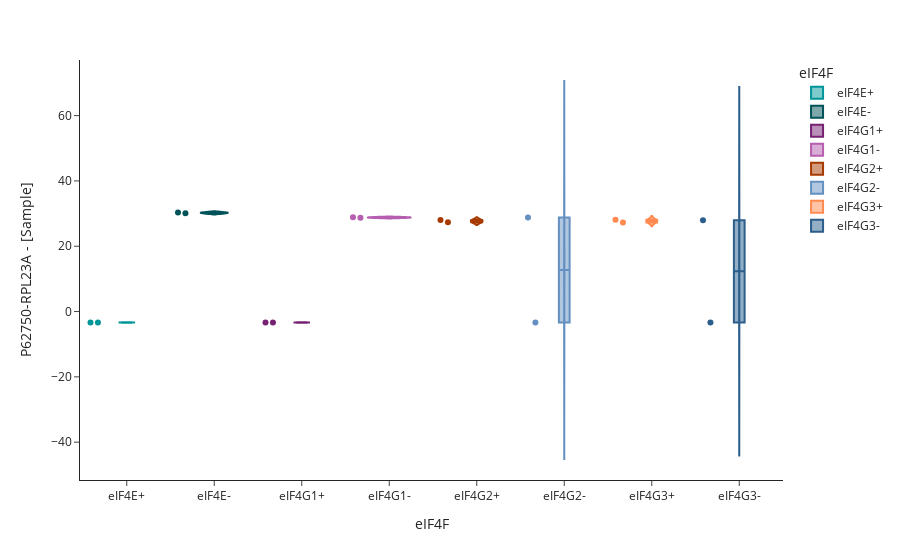
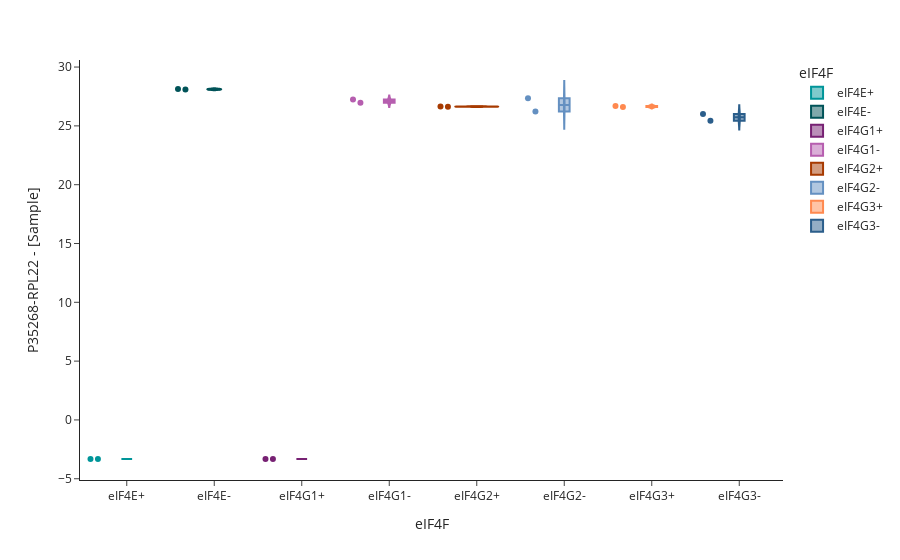
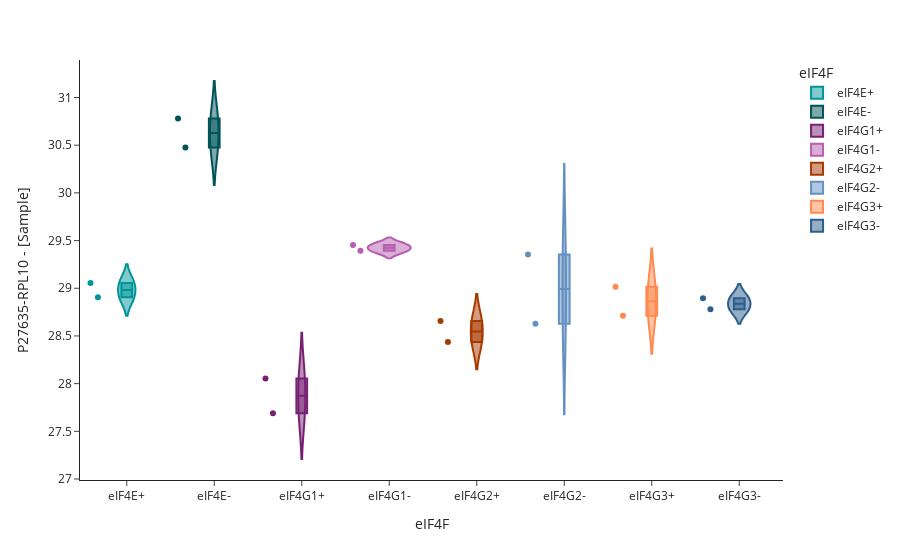
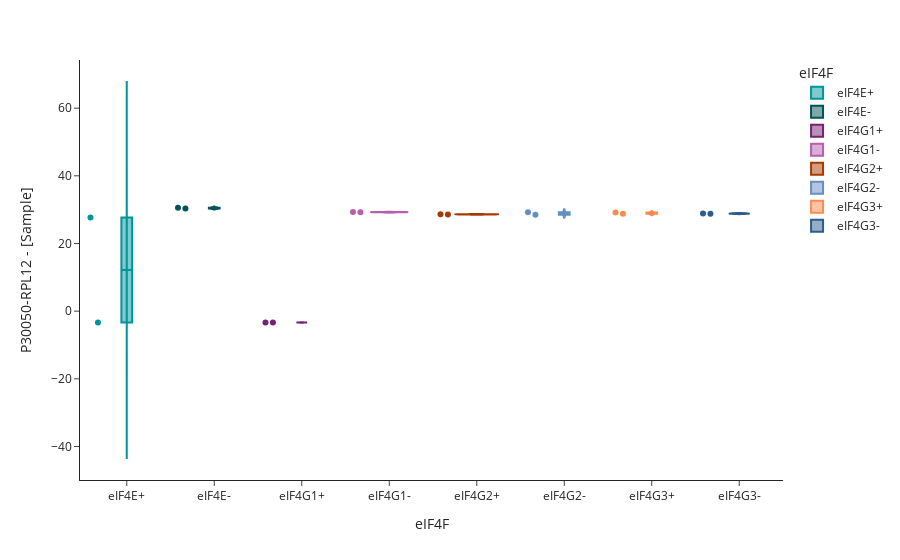

Notebook code for these charts, in order:
### Code cell
for protein in top_list_ribosomal:
    
    plot = df_nsp.plot_intensity(
        method="all",
        protein_id=protein, 
        group="eIF4F", # column in metadata
        subgroups=["eIF4G3-","eIF4G3+","eIF4G2-","eIF4G2+","eIF4G1-","eIF4G1+","eIF4E-","eIF4E+"], # we only want to see T2DM and T2DM+NAFLD
        add_significance=True # add bar with pvalue
        )
    plot.update_layout(plot_bgcolor="white", paper_bgcolor="white", height=400).show()

### Figure 1 — Plotly figure (JSON) as saved in the notebook; plotly's stock layout.template omitted (floating-point values rounded to 4 significant figures)
{"data": [{"alignmentgroup": "True", "box": {"visible": true}, "hovertemplate": "eIF4F=%{x}<br>P62750-RPL23A - [Sample]=%{y}<extra></extra>", "legendgroup": "eIF4E+", "marker": {"color": "#009599"}, "name": "eIF4E+", "offsetgroup": "eIF4E+", "orientation": "v", "points": "all", "scalegroup": "True", "showlegend": true, "type": "violin", "x": ["eIF4E+", "eIF4E+"], "x0": " ", "xaxis": "x", "y": [-3.322, -3.322], "y0": " ", "yaxis": "y"}, {"alignmentgroup": "True", "box": {"visible": true}, "hovertemplate": "eIF4F=%{x}<br>P62750-RPL23A - [Sample]=%{y}<extra></extra>", "legendgroup": "eIF4E-", "marker": {"color": "#005358"}, "name": "eIF4E-", "offsetgroup": "eIF4E-", "orientation": "v", "points": "all", "scalegroup": "True", "showlegend": true, "type": "violin", "x": ["eIF4E-", "eIF4E-"], "x0": " ", "xaxis": "x", "y": [30.37, 30.09], "y0": " ", "yaxis": "y"}, {"alignmentgroup": "True", "box": {"visible": true}, "hovertemplate": "eIF4F=%{x}<br>P62750-RPL23A - [Sample]=%{y}<extra></extra>", "legendgroup": "eIF4G1+", "marker": {"color": "#772173"}, "name": "eIF4G1+", "offsetgroup": "eIF4G1+", "orientation": "v", "points": "all", "scalegroup": "True", "showlegend": true, "type": "violin", "x": ["eIF4G1+", "eIF4G1+"], "x0": " ", "xaxis": "x", "y": [-3.322, -3.322], "y0": " ", "yaxis": "y"}, {"alignmentgroup": "True", "box": {"visible": true}, "hovertemplate": "eIF4F=%{x}<br>P62750-RPL23A - [Sample]=%{y}<extra></extra>", "legendgroup": "eIF4G1-", "marker": {"color": "#B65EAF"}, "name": "eIF4G1-", "offsetgroup": "eIF4G1-", "orientation": "v", "points": "all", "scalegroup": "True", "showlegend": true, "type": "violin", "x": ["eIF4G1-", "eIF4G1-"], "x0": " ", "xaxis": "x", "y": [28.72, 28.9], "y0": " ", "yaxis": "y"}, {"alignmentgroup": "True", "box": {"visible": true}, "hovertemplate": "eIF4F=%{x}<br>P62750-RPL23A - [Sample]=%{y}<extra></extra>", "legendgroup": "eIF4G2+", "marker": {"color": "#A73A00"}, "name": "eIF4G2+", "offsetgroup": "eIF4G2+", "orientation": "v", "points": "all", "scalegroup": "True", "showlegend": true, "type": "violin", "x": ["eIF4G2+", "eIF4G2+"], "x0": " ", "xaxis": "x", "y": [27.37, 28.02], "y0": " ", "yaxis": "y"}, {"alignmentgroup": "True", "box": {"visible": true}, "hovertemplate": "eIF4F=%{x}<br>P62750-RPL23A - [Sample]=%{y}<extra></extra>", "legendgroup": "eIF4G2-", "marker": {"color": "#6490C1"}, "name": "eIF4G2-", "offsetgroup": "eIF4G2-", "orientation": "v", "points": "all", "scalegroup": "True", "showlegend": true, "type": "violin", "x": ["eIF4G2-", "eIF4G2-"], "x0": " ", "xaxis": "x", "y": [-3.322, 28.77], "y0": " ", "yaxis": "y"}, {"alignmentgroup": "True", "box": {"visible": true}, "hovertemplate": "eIF4F=%{x}<br>P62750-RPL23A - [Sample]=%{y}<extra></extra>", "legendgroup": "eIF4G3+", "marker": {"color": "#FF894F"}, "name": "eIF4G3+", "offsetgroup": "eIF4G3+", "orientation": "v", "points": "all", "scalegroup": "True", "showlegend": true, "type": "violin", "x": ["eIF4G3+", "eIF4G3+"], "x0": " ", "xaxis": "x", "y": [28.13, 27.28], "y0": " ", "yaxis": "y"}, {"alignmentgroup": "True", "box": {"visible": true}, "hovertemplate": "eIF4F=%{x}<br>P62750-RPL23A - [Sample]=%{y}<extra></extra>", "legendgroup": "eIF4G3-", "marker": {"color": "#2B5E8B"}, "name": "eIF4G3-", "offsetgroup": "eIF4G3-", "orientation": "v", "points": "all", "scalegroup": "True", "showlegend": true, "type": "violin", "x": ["eIF4G3-", "eIF4G3-"], "x0": " ", "xaxis": "x", "y": [27.96, -3.322], "y0": " ", "yaxis": "y"}], "layout": {"autosize": true, "legend": {"title": {"text": "eIF4F"}, "tracegroupgap": 0}, "margin": {"t": 60}, "paper_bgcolor": "white", "plot_bgcolor": "white", "violinmode": "overlay", "xaxis": {"anchor": "y", "autorange": true, "categoryarray": ["eIF4E+", "eIF4E-", "eIF4G1+", "eIF4G1-", "eIF4G2+", "eIF4G2-", "eIF4G3+", "eIF4G3-"], "categoryorder": "array", "domain": [0, 1], "range": [-0.5274, 7.5], "title": {"text": "eIF4F"}, "type": "category"}, "yaxis": {"anchor": "x", "autorange": true, "domain": [0, 1], "range": [-51.59, 77.03], "title": {"text": "P62750-RPL23A - [Sample]"}, "type": "linear"}}}

### Figure 2 — Plotly figure (JSON) as saved in the notebook; plotly's stock layout.template omitted (floating-point values rounded to 4 significant figures)
{"data": [{"alignmentgroup": "True", "box": {"visible": true}, "hovertemplate": "eIF4F=%{x}<br>P35268-RPL22 - [Sample]=%{y}<extra></extra>", "legendgroup": "eIF4E+", "marker": {"color": "#009599"}, "name": "eIF4E+", "offsetgroup": "eIF4E+", "orientation": "v", "points": "all", "scalegroup": "True", "showlegend": true, "type": "violin", "x": ["eIF4E+", "eIF4E+"], "x0": " ", "xaxis": "x", "y": [-3.322, -3.322], "y0": " ", "yaxis": "y"}, {"alignmentgroup": "True", "box": {"visible": true}, "hovertemplate": "eIF4F=%{x}<br>P35268-RPL22 - [Sample]=%{y}<extra></extra>", "legendgroup": "eIF4E-", "marker": {"color": "#005358"}, "name": "eIF4E-", "offsetgroup": "eIF4E-", "orientation": "v", "points": "all", "scalegroup": "True", "showlegend": true, "type": "violin", "x": ["eIF4E-", "eIF4E-"], "x0": " ", "xaxis": "x", "y": [28.14, 28.09], "y0": " ", "yaxis": "y"}, {"alignmentgroup": "True", "box": {"visible": true}, "hovertemplate": "eIF4F=%{x}<br>P35268-RPL22 - [Sample]=%{y}<extra></extra>", "legendgroup": "eIF4G1+", "marker": {"color": "#772173"}, "name": "eIF4G1+", "offsetgroup": "eIF4G1+", "orientation": "v", "points": "all", "scalegroup": "True", "showlegend": true, "type": "violin", "x": ["eIF4G1+", "eIF4G1+"], "x0": " ", "xaxis": "x", "y": [-3.322, -3.322], "y0": " ", "yaxis": "y"}, {"alignmentgroup": "True", "box": {"visible": true}, "hovertemplate": "eIF4F=%{x}<br>P35268-RPL22 - [Sample]=%{y}<extra></extra>", "legendgroup": "eIF4G1-", "marker": {"color": "#B65EAF"}, "name": "eIF4G1-", "offsetgroup": "eIF4G1-", "orientation": "v", "points": "all", "scalegroup": "True", "showlegend": true, "type": "violin", "x": ["eIF4G1-", "eIF4G1-"], "x0": " ", "xaxis": "x", "y": [26.96, 27.23], "y0": " ", "yaxis": "y"}, {"alignmentgroup": "True", "box": {"visible": true}, "hovertemplate": "eIF4F=%{x}<br>P35268-RPL22 - [Sample]=%{y}<extra></extra>", "legendgroup": "eIF4G2+", "marker": {"color": "#A73A00"}, "name": "eIF4G2+", "offsetgroup": "eIF4G2+", "orientation": "v", "points": "all", "scalegroup": "True", "showlegend": true, "type": "violin", "x": ["eIF4G2+", "eIF4G2+"], "x0": " ", "xaxis": "x", "y": [26.63, 26.65], "y0": " ", "yaxis": "y"}, {"alignmentgroup": "True", "box": {"visible": true}, "hovertemplate": "eIF4F=%{x}<br>P35268-RPL22 - [Sample]=%{y}<extra></extra>", "legendgroup": "eIF4G2-", "marker": {"color": "#6490C1"}, "name": "eIF4G2-", "offsetgroup": "eIF4G2-", "orientation": "v", "points": "all", "scalegroup": "True", "showlegend": true, "type": "violin", "x": ["eIF4G2-", "eIF4G2-"], "x0": " ", "xaxis": "x", "y": [26.22, 27.35], "y0": " ", "yaxis": "y"}, {"alignmentgroup": "True", "box": {"visible": true}, "hovertemplate": "eIF4F=%{x}<br>P35268-RPL22 - [Sample]=%{y}<extra></extra>", "legendgroup": "eIF4G3+", "marker": {"color": "#FF894F"}, "name": "eIF4G3+", "offsetgroup": "eIF4G3+", "orientation": "v", "points": "all", "scalegroup": "True", "showlegend": true, "type": "violin", "x": ["eIF4G3+", "eIF4G3+"], "x0": " ", "xaxis": "x", "y": [26.6, 26.7], "y0": " ", "yaxis": "y"}, {"alignmentgroup": "True", "box": {"visible": true}, "hovertemplate": "eIF4F=%{x}<br>P35268-RPL22 - [Sample]=%{y}<extra></extra>", "legendgroup": "eIF4G3-", "marker": {"color": "#2B5E8B"}, "name": "eIF4G3-", "offsetgroup": "eIF4G3-", "orientation": "v", "points": "all", "scalegroup": "True", "showlegend": true, "type": "violin", "x": ["eIF4G3-", "eIF4G3-"], "x0": " ", "xaxis": "x", "y": [26.02, 25.44], "y0": " ", "yaxis": "y"}], "layout": {"autosize": true, "legend": {"title": {"text": "eIF4F"}, "tracegroupgap": 0}, "margin": {"t": 60}, "paper_bgcolor": "white", "plot_bgcolor": "white", "violinmode": "overlay", "xaxis": {"anchor": "y", "autorange": true, "categoryarray": ["eIF4E+", "eIF4E-", "eIF4G1+", "eIF4G1-", "eIF4G2+", "eIF4G2-", "eIF4G3+", "eIF4G3-"], "categoryorder": "array", "domain": [0, 1], "range": [-0.5274, 7.5], "title": {"text": "eIF4F"}, "type": "category"}, "yaxis": {"anchor": "x", "autorange": true, "domain": [0, 1], "range": [-5.107, 30.6], "title": {"text": "P35268-RPL22 - [Sample]"}, "type": "linear"}}}

### Figure 3 — Plotly figure (JSON) as saved in the notebook; plotly's stock layout.template omitted (floating-point values rounded to 4 significant figures)
{"data": [{"alignmentgroup": "True", "box": {"visible": true}, "hovertemplate": "eIF4F=%{x}<br>P27635-RPL10 - [Sample]=%{y}<extra></extra>", "legendgroup": "eIF4E+", "marker": {"color": "#009599"}, "name": "eIF4E+", "offsetgroup": "eIF4E+", "orientation": "v", "points": "all", "scalegroup": "True", "showlegend": true, "type": "violin", "x": ["eIF4E+", "eIF4E+"], "x0": " ", "xaxis": "x", "y": [29.06, 28.91], "y0": " ", "yaxis": "y"}, {"alignmentgroup": "True", "box": {"visible": true}, "hovertemplate": "eIF4F=%{x}<br>P27635-RPL10 - [Sample]=%{y}<extra></extra>", "legendgroup": "eIF4E-", "marker": {"color": "#005358"}, "name": "eIF4E-", "offsetgroup": "eIF4E-", "orientation": "v", "points": "all", "scalegroup": "True", "showlegend": true, "type": "violin", "x": ["eIF4E-", "eIF4E-"], "x0": " ", "xaxis": "x", "y": [30.78, 30.48], "y0": " ", "yaxis": "y"}, {"alignmentgroup": "True", "box": {"visible": true}, "hovertemplate": "eIF4F=%{x}<br>P27635-RPL10 - [Sample]=%{y}<extra></extra>", "legendgroup": "eIF4G1+", "marker": {"color": "#772173"}, "name": "eIF4G1+", "offsetgroup": "eIF4G1+", "orientation": "v", "points": "all", "scalegroup": "True", "showlegend": true, "type": "violin", "x": ["eIF4G1+", "eIF4G1+"], "x0": " ", "xaxis": "x", "y": [28.06, 27.69], "y0": " ", "yaxis": "y"}, {"alignmentgroup": "True", "box": {"visible": true}, "hovertemplate": "eIF4F=%{x}<br>P27635-RPL10 - [Sample]=%{y}<extra></extra>", "legendgroup": "eIF4G1-", "marker": {"color": "#B65EAF"}, "name": "eIF4G1-", "offsetgroup": "eIF4G1-", "orientation": "v", "points": "all", "scalegroup": "True", "showlegend": true, "type": "violin", "x": ["eIF4G1-", "eIF4G1-"], "x0": " ", "xaxis": "x", "y": [29.39, 29.45], "y0": " ", "yaxis": "y"}, {"alignmentgroup": "True", "box": {"visible": true}, "hovertemplate": "eIF4F=%{x}<br>P27635-RPL10 - [Sample]=%{y}<extra></extra>", "legendgroup": "eIF4G2+", "marker": {"color": "#A73A00"}, "name": "eIF4G2+", "offsetgroup": "eIF4G2+", "orientation": "v", "points": "all", "scalegroup": "True", "showlegend": true, "type": "violin", "x": ["eIF4G2+", "eIF4G2+"], "x0": " ", "xaxis": "x", "y": [28.66, 28.44], "y0": " ", "yaxis": "y"}, {"alignmentgroup": "True", "box": {"visible": true}, "hovertemplate": "eIF4F=%{x}<br>P27635-RPL10 - [Sample]=%{y}<extra></extra>", "legendgroup": "eIF4G2-", "marker": {"color": "#6490C1"}, "name": "eIF4G2-", "offsetgroup": "eIF4G2-", "orientation": "v", "points": "all", "scalegroup": "True", "showlegend": true, "type": "violin", "x": ["eIF4G2-", "eIF4G2-"], "x0": " ", "xaxis": "x", "y": [28.63, 29.35], "y0": " ", "yaxis": "y"}, {"alignmentgroup": "True", "box": {"visible": true}, "hovertemplate": "eIF4F=%{x}<br>P27635-RPL10 - [Sample]=%{y}<extra></extra>", "legendgroup": "eIF4G3+", "marker": {"color": "#FF894F"}, "name": "eIF4G3+", "offsetgroup": "eIF4G3+", "orientation": "v", "points": "all", "scalegroup": "True", "showlegend": true, "type": "violin", "x": ["eIF4G3+", "eIF4G3+"], "x0": " ", "xaxis": "x", "y": [29.02, 28.71], "y0": " ", "yaxis": "y"}, {"alignmentgroup": "True", "box": {"visible": true}, "hovertemplate": "eIF4F=%{x}<br>P27635-RPL10 - [Sample]=%{y}<extra></extra>", "legendgroup": "eIF4G3-", "marker": {"color": "#2B5E8B"}, "name": "eIF4G3-", "offsetgroup": "eIF4G3-", "orientation": "v", "points": "all", "scalegroup": "True", "showlegend": true, "type": "violin", "x": ["eIF4G3-", "eIF4G3-"], "x0": " ", "xaxis": "x", "y": [28.89, 28.78], "y0": " ", "yaxis": "y"}], "layout": {"autosize": true, "legend": {"title": {"text": "eIF4F"}, "tracegroupgap": 0}, "margin": {"t": 60}, "paper_bgcolor": "white", "plot_bgcolor": "white", "violinmode": "overlay", "xaxis": {"anchor": "y", "autorange": true, "categoryarray": ["eIF4E+", "eIF4E-", "eIF4G1+", "eIF4G1-", "eIF4G2+", "eIF4G2-", "eIF4G3+", "eIF4G3-"], "categoryorder": "array", "domain": [0, 1], "range": [-0.5274, 7.5], "title": {"text": "eIF4F"}, "type": "category"}, "yaxis": {"anchor": "x", "autorange": true, "domain": [0, 1], "range": [26.99, 31.39], "title": {"text": "P27635-RPL10 - [Sample]"}, "type": "linear"}}}

### Figure 4 — Plotly figure (JSON) as saved in the notebook; plotly's stock layout.template omitted (floating-point values rounded to 4 significant figures)
{"data": [{"alignmentgroup": "True", "box": {"visible": true}, "hovertemplate": "eIF4F=%{x}<br>P30050-RPL12 - [Sample]=%{y}<extra></extra>", "legendgroup": "eIF4E+", "marker": {"color": "#009599"}, "name": "eIF4E+", "offsetgroup": "eIF4E+", "orientation": "v", "points": "all", "scalegroup": "True", "showlegend": true, "type": "violin", "x": ["eIF4E+", "eIF4E+"], "x0": " ", "xaxis": "x", "y": [27.65, -3.322], "y0": " ", "yaxis": "y"}, {"alignmentgroup": "True", "box": {"visible": true}, "hovertemplate": "eIF4F=%{x}<br>P30050-RPL12 - [Sample]=%{y}<extra></extra>", "legendgroup": "eIF4E-", "marker": {"color": "#005358"}, "name": "eIF4E-", "offsetgroup": "eIF4E-", "orientation": "v", "points": "all", "scalegroup": "True", "showlegend": true, "type": "violin", "x": ["eIF4E-", "eIF4E-"], "x0": " ", "xaxis": "x", "y": [30.59, 30.34], "y0": " ", "yaxis": "y"}, {"alignmentgroup": "True", "box": {"visible": true}, "hovertemplate": "eIF4F=%{x}<br>P30050-RPL12 - [Sample]=%{y}<extra></extra>", "legendgroup": "eIF4G1+", "marker": {"color": "#772173"}, "name": "eIF4G1+", "offsetgroup": "eIF4G1+", "orientation": "v", "points": "all", "scalegroup": "True", "showlegend": true, "type": "violin", "x": ["eIF4G1+", "eIF4G1+"], "x0": " ", "xaxis": "x", "y": [-3.322, -3.322], "y0": " ", "yaxis": "y"}, {"alignmentgroup": "True", "box": {"visible": true}, "hovertemplate": "eIF4F=%{x}<br>P30050-RPL12 - [Sample]=%{y}<extra></extra>", "legendgroup": "eIF4G1-", "marker": {"color": "#B65EAF"}, "name": "eIF4G1-", "offsetgroup": "eIF4G1-", "orientation": "v", "points": "all", "scalegroup": "True", "showlegend": true, "type": "violin", "x": ["eIF4G1-", "eIF4G1-"], "x0": " ", "xaxis": "x", "y": [29.25, 29.3], "y0": " ", "yaxis": "y"}, {"alignmentgroup": "True", "box": {"visible": true}, "hovertemplate": "eIF4F=%{x}<br>P30050-RPL12 - [Sample]=%{y}<extra></extra>", "legendgroup": "eIF4G2+", "marker": {"color": "#A73A00"}, "name": "eIF4G2+", "offsetgroup": "eIF4G2+", "orientation": "v", "points": "all", "scalegroup": "True", "showlegend": true, "type": "violin", "x": ["eIF4G2+", "eIF4G2+"], "x0": " ", "xaxis": "x", "y": [28.6, 28.64], "y0": " ", "yaxis": "y"}, {"alignmentgroup": "True", "box": {"visible": true}, "hovertemplate": "eIF4F=%{x}<br>P30050-RPL12 - [Sample]=%{y}<extra></extra>", "legendgroup": "eIF4G2-", "marker": {"color": "#6490C1"}, "name": "eIF4G2-", "offsetgroup": "eIF4G2-", "orientation": "v", "points": "all", "scalegroup": "True", "showlegend": true, "type": "violin", "x": ["eIF4G2-", "eIF4G2-"], "x0": " ", "xaxis": "x", "y": [28.51, 29.22], "y0": " ", "yaxis": "y"}, {"alignmentgroup": "True", "box": {"visible": true}, "hovertemplate": "eIF4F=%{x}<br>P30050-RPL12 - [Sample]=%{y}<extra></extra>", "legendgroup": "eIF4G3+", "marker": {"color": "#FF894F"}, "name": "eIF4G3+", "offsetgroup": "eIF4G3+", "orientation": "v", "points": "all", "scalegroup": "True", "showlegend": true, "type": "violin", "x": ["eIF4G3+", "eIF4G3+"], "x0": " ", "xaxis": "x", "y": [29.13, 28.78], "y0": " ", "yaxis": "y"}, {"alignmentgroup": "True", "box": {"visible": true}, "hovertemplate": "eIF4F=%{x}<br>P30050-RPL12 - [Sample]=%{y}<extra></extra>", "legendgroup": "eIF4G3-", "marker": {"color": "#2B5E8B"}, "name": "eIF4G3-", "offsetgroup": "eIF4G3-", "orientation": "v", "points": "all", "scalegroup": "True", "showlegend": true, "type": "violin", "x": ["eIF4G3-", "eIF4G3-"], "x0": " ", "xaxis": "x", "y": [28.9, 28.8], "y0": " ", "yaxis": "y"}], "layout": {"autosize": true, "legend": {"title": {"text": "eIF4F"}, "tracegroupgap": 0}, "margin": {"t": 60}, "paper_bgcolor": "white", "plot_bgcolor": "white", "violinmode": "overlay", "xaxis": {"anchor": "y", "autorange": true, "categoryarray": ["eIF4E+", "eIF4E-", "eIF4G1+", "eIF4G1-", "eIF4G2+", "eIF4G2-", "eIF4G3+", "eIF4G3-"], "categoryorder": "array", "domain": [0, 1], "range": [-0.5274, 7.5], "title": {"text": "eIF4F"}, "type": "category"}, "yaxis": {"anchor": "x", "autorange": true, "domain": [0, 1], "range": [-49.91, 74.23], "title": {"text": "P30050-RPL12 - [Sample]"}, "type": "linear"}}}
